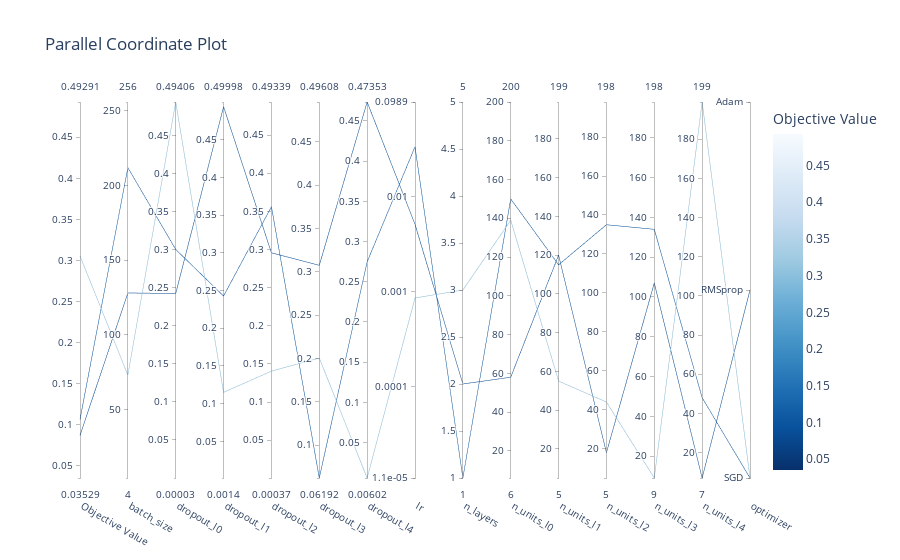

Notebook code cell kept with this figure:
### Code cell
optuna.visualization.plot_parallel_coordinate(study)

### Figure 1 — Plotly figure (JSON) as saved in the notebook; plotly's stock layout.template omitted (floating-point values rounded to 4 significant figures; data arrays with more than 128 entries replaced by an {"elided": "..."} marker saying what was removed)
{"data": [{"dimensions": [{"label": "Objective Value", "range": [0.03529, 0.4929], "values": {"elided": "190 float values"}}, {"label": "batch_size", "range": [4, 256], "values": {"elided": "190 int values"}}, {"label": "dropout_l0", "range": [3.403e-05, 0.4941], "values": {"elided": "190 float values"}}, {"label": "dropout_l1", "range": [0.0014, 0.5], "values": [0.2427, 0.115, 0.4937, 0.1159, 0.212, 0.2253, 0.3229, 0.339, 0.3834, 0.004375, 0.05254, 0.006415, 0.5, 0.4115, 0.1555, 0.2872, 0.4331, 0.1734, 0.164, 0.1674, 0.1833, 0.09729, 0.07662, 0.08547, 0.07793, 0.05328, 0.1179, 0.1154, 0.06458, 0.05963, 0.07897, 0.07697, 0.03108, 0.1046, 0.1451, 0.0844, 0.03164, 0.03455, 0.02172, 0.03324, 0.03592, 0.03229, 0.1345, 0.004849, 0.05252, 0.09775, 0.04709, 0.04201, 0.01721, 0.04856, 0.2571, 0.004319, 0.05959, 0.09365, 0.1291, 0.07193, 0.02716, 0.02669, 0.02013, 0.02501, 0.02052, 0.0147, 0.0014, 0.4672, 0.3807]}, {"label": "dropout_l2", "range": [0.0003714, 0.4934], "values": [0.3561, 0.1405, 0.2956, 0.0003714, 0.4779, 0.4027, 0.1617, 0.01554, 0.1904, 0.4934, 0.1033, 0.2504, 0.07929, 0.3907, 0.2914, 0.2011, 0.4396, 0.3327, 0.05831, 0.2774, 0.2166]}, {"label": "dropout_l3", "range": [0.06192, 0.4961], "values": [0.06192, 0.2004, 0.3075, 0.49, 0.4961, 0.0764, 0.3394, 0.1803, 0.375]}, {"label": "dropout_l4", "range": [0.006025, 0.4735], "values": [0.2748, 0.006025, 0.4735]}, {"label": "lr", "range": [-4.958, -1.005], "ticktext": ["1.1e-05", "0.0001", "0.001", "0.01", "0.0989"], "tickvals": [-4.958, -4, -3, -2, -1.005], "values": {"elided": "190 float values"}}, {"label": "n_layers", "range": [1, 5], "values": {"elided": "190 int values"}}, {"label": "n_units_l0", "range": [6, 200], "values": {"elided": "190 int values"}}, {"label": "n_units_l1", "range": [5, 199], "values": [115, 55, 120, 155, 28, 118, 137, 183, 189, 49, 70, 5, 84, 160, 93, 8, 162, 199, 189, 198, 195, 171, 144, 172, 142, 137, 141, 144, 167, 172, 175, 174, 153, 128, 177, 161, 160, 155, 155, 164, 127, 105, 153, 149, 166, 164, 184, 184, 180, 163, 186, 158, 167, 192, 148, 132, 124, 115, 110, 113, 112, 107, 115, 45, 74]}, {"label": "n_units_l2", "range": [5, 198], "values": [135, 44, 18, 154, 91, 115, 198, 64, 192, 10, 74, 168, 117, 52, 92, 31, 166, 138, 76, 5, 178]}, {"label": "n_units_l3", "range": [9, 198], "values": [134, 9, 107, 198, 9, 198, 55, 146, 65]}, {"label": "n_units_l4", "range": [7, 199], "values": [48, 199, 7]}, {"label": "optimizer", "range": [0, 2], "ticktext": ["SGD", "RMSprop", "Adam"], "tickvals": [0, 1, 2], "values": {"elided": "190 int values"}}], "labelangle": 30, "labelside": "bottom", "line": {"color": {"elided": "190 float values"}, "colorbar": {"title": {"text": "Objective Value"}}, "colorscale": [[0, "rgb(247,251,255)"], [0.125, "rgb(222,235,247)"], [0.25, "rgb(198,219,239)"], [0.375, "rgb(158,202,225)"], [0.5, "rgb(107,174,214)"], [0.625, "rgb(66,146,198)"], [0.75, "rgb(33,113,181)"], [0.875, "rgb(8,81,156)"], [1, "rgb(8,48,107)"]], "reversescale": true, "showscale": true}, "type": "parcoords"}], "layout": {"title": {"text": "Parallel Coordinate Plot"}}}
